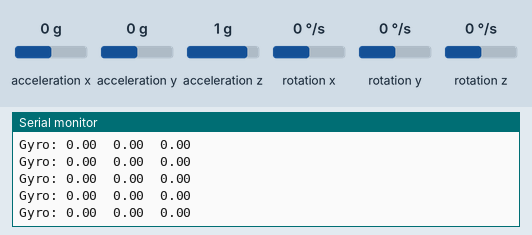
Bench run of a sketch on a simulated Arduino Uno, built with avr-gcc and run on an emulated ATmega328P. Shown: the last lines printed to the serial monitor. Inputs (shaded band) come from the test bench; at power-on: acceleration x 0 g, acceleration z 1 g, acceleration y 0 g, rotation z 0 °/s, rotation x 0 °/s, rotation y 0 °/s.

Above: at 1.7 s.
1.8 s: acceleration x set to -0.8 g
At 2.6 s:
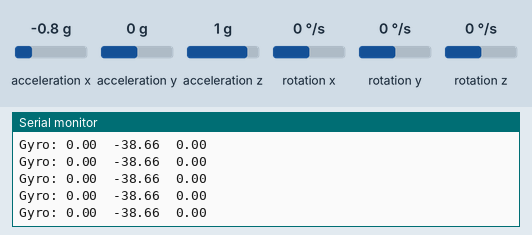
4.8 s: acceleration z set to 0 g
At 5.5 s:
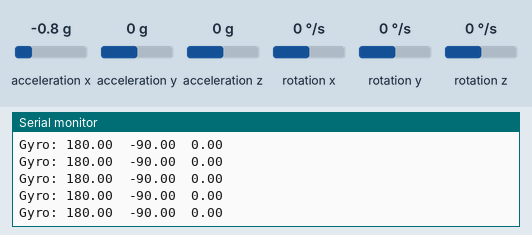
7.8 s: acceleration x set to 0 g
At 8.5 s:
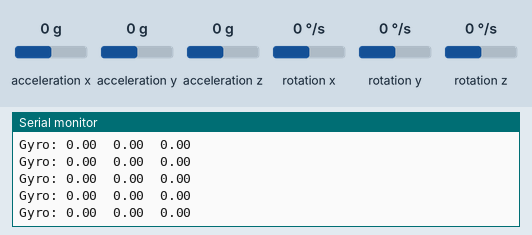
10.8 s: acceleration y set to -1.4 g
At 11.4 s:
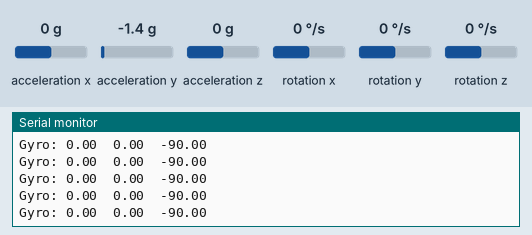
13.8 s: rotation z set to -192 °/s
At 14.4 s:
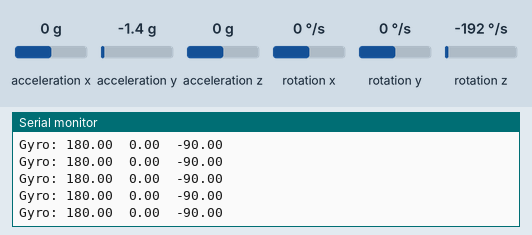
15.3 s: acceleration x set to 0.8 g
At 16.2 s:
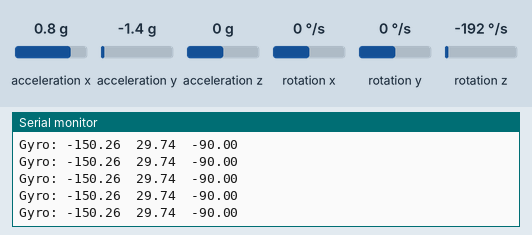
Timing chart, 0 to 18.3 s (numbered marks = the images above; inputs shaded):
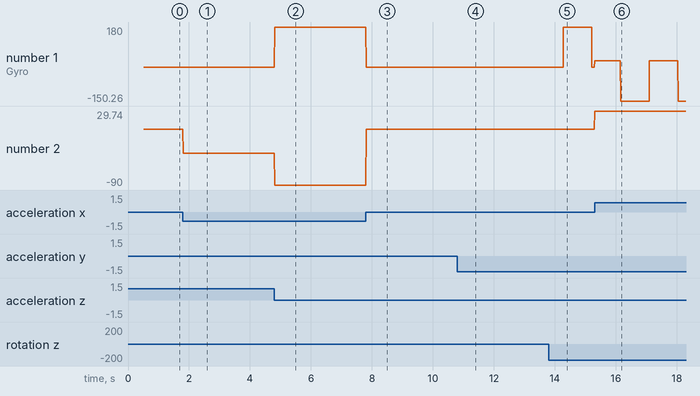

Measured:
- after the input at 1.8 s, the serial monitor: prints a new line at once (image 1)
- after the input at 4.8 s, the serial monitor: prints a new line at once (image 2)
- after the input at 7.8 s, the serial monitor: prints a new line at once (image 3)
- after the input at 10.8 s, the serial monitor: prints a new line at once (image 4)
- after the input at 13.8 s, the serial monitor: prints a new line after 0.48 s (image 5)
- after the input at 15.3 s, the serial monitor: prints a new line at once (image 6)
- plotted number 1: 0 → 180 after the input at 4.8 s, 0 → 29.74 after the input at 15.3 s
- plotted number 2: 0 → -38.66 after the input at 1.8 s, -38.66 → -90 after the input at 4.8 s, 0 → 29.74 after the input at 15.3 s

The sketch:

MPU6050Reading.ino
```cpp
// I2Cdev and MPU6050 must be installed as libraries, or else the .cpp/.h files
// for both classes must be in the include path of your project
#include "I2Cdev.h"
#include "MPU6050_6Axis_MotionApps20.h"

// class default I2C address is 0x68
// specific I2C addresses may be passed as a parameter here
MPU6050 mpu;


// MPU control/status vars
bool dmpReady = false;  // set true if DMP init was successful
uint8_t mpuIntStatus;   // holds actual interrupt status byte from MPU
uint8_t devStatus;      // return status after each device operation (0 = success, !0 = error)
uint16_t packetSize;    // expected DMP packet size (default is 42 bytes)
uint16_t fifoCount;     // count of all bytes currently in FIFO
uint8_t fifoBuffer[64]; // FIFO storage buffer

// orientation/motion vars
Quaternion q;           // [w, x, y, z]         quaternion container
VectorInt16 aa;         // [x, y, z]            accel sensor measurements
VectorInt16 aaReal;     // [x, y, z]            gravity-free accel sensor measurements
VectorInt16 aaWorld;    // [x, y, z]            world-frame accel sensor measurements
VectorFloat gravity;    // [x, y, z]            gravity vector
float euler[3];         // [psi, theta, phi]    Euler angle container
float ypr[3];           // [yaw, pitch, roll]   yaw/pitch/roll container and gravity vector
float x_out,y_out,z_out;

// ================================================================
// ===               INTERRUPT DETECTION ROUTINE                ===
// ================================================================

volatile bool mpuInterrupt = false;     // indicates whether MPU interrupt pin has gone high
void dmpDataReady() {
    mpuInterrupt = true;
}

void setup() {
  // join I2C bus (I2Cdev library doesn't do this automatically)
    #if I2CDEV_IMPLEMENTATION == I2CDEV_ARDUINO_WIRE
        Wire.begin();
    #elif I2CDEV_IMPLEMENTATION == I2CDEV_BUILTIN_FASTWIRE
        Fastwire::setup(400, true);
    #endif

    // initialize serial communication
    Serial.begin(115200);
    while (!Serial); // wait for Leonardo enumeration, others continue immediately

    // initialize device
    Serial.println(F("Initializing I2C devices..."));
    mpu.initialize();

    // verify connection
    Serial.println(F("Testing device connections..."));
    Serial.println(mpu.testConnection() ? F("MPU6050 connection successful") : F("MPU6050 connection failed"));

    // load and configure the DMP
    Serial.println(F("Initializing DMP..."));
    devStatus = mpu.dmpInitialize();

    // supply your own gyro offsets here, scaled for min sensitivity
    mpu.setXGyroOffset(220);
    mpu.setYGyroOffset(76);
    mpu.setZGyroOffset(-85);
    mpu.setZAccelOffset(1788); // 1688 factory default for my test chip
    mpu.setDLPFMode(MPU6050_DLPF_BW_256); //Setting the Output rate at 8K Hz mode
    mpu.setRate(1.5); // Setting the sampling rate at 3200Hz(8000/(1+1.5))
    mpu.setFullScaleGyroRange(MPU6050_GYRO_FS_2000); // Setting the Gyro scale range to +/- 2000 degrees


    // make sure it worked (returns 0 if so)
    if (devStatus == 0) {
        // turn on the DMP, now that it's ready
        Serial.println(F("Enabling DMP..."));
        mpu.setDMPEnabled(true);
        mpuIntStatus = mpu.getIntStatus();

        // set our DMP Ready flag so the main loop() function knows it's okay to use it
        dmpReady = true;


        // get expected DMP packet size for later comparison
        packetSize = mpu.dmpGetFIFOPacketSize();
    } else {
        // ERROR!
        // 1 = initial memory load failed
        // 2 = DMP configuration updates failed
        // (if it's going to break, usually the code will be 1)
        Serial.print(F("DMP Initialization failed (code "));
        Serial.print(devStatus);
        Serial.println(F(")"));
    }
}

void loop() {
   // if programming failed, don't try to do anything
    if (!dmpReady) return;
  // reset interrupt flag and get INT_STATUS byte
    mpuInterrupt = false;
    mpuIntStatus = mpu.getIntStatus();
  // get current FIFO count
    fifoCount = mpu.getFIFOCount();
  // check for overflow (this should never happen unless our code is too inefficient)
    if ((mpuIntStatus & 0x10) || fifoCount == 1024) {
        // reset so we can continue cleanly
        mpu.resetFIFO();
        Serial.println(F("FIFO overflow!"));
        // otherwise, check for DMP data ready interrupt (this should happen frequently)
    } else if (mpuIntStatus & 0x02) {
        // wait for correct available data length, should be a VERY short wait
        while (fifoCount < packetSize) fifoCount = mpu.getFIFOCount();
        // read a packet from FIFO
        mpu.getFIFOBytes(fifoBuffer, packetSize);

        // track FIFO count here in case there is > 1 packet available
        // (this lets us immediately read more without waiting for an interrupt)
        fifoCount -= packetSize;
            // display Euler angles in degrees
            mpu.dmpGetQuaternion(&q, fifoBuffer);
            mpu.dmpGetGravity(&gravity, &q);
            mpu.dmpGetYawPitchRoll(ypr, &q, &gravity);
            x_out = ypr[0] * 180/M_PI;
            y_out = ypr[1] * 180/M_PI;
            z_out = ypr[2] * 180/M_PI;
            Serial.println("Gyro: "+(String)x_out + "  "+(String)y_out+ "  "+(String)z_out);
    }

}
```
